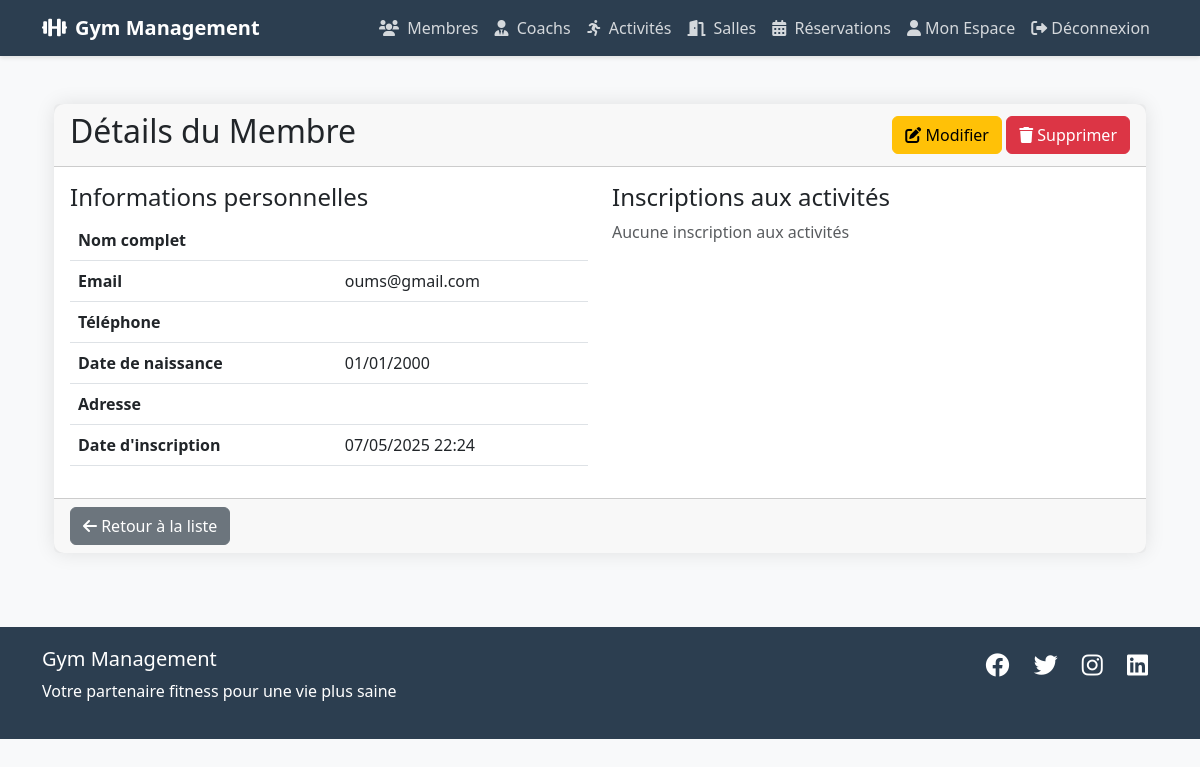
Screenshot of /membres/2/ (signed in) with the database file from the repository.
### gestion_membres/models.py (models this page shows, shortened)
class Membre(models.Model):
    user = models.OneToOneField(User, on_delete=models.CASCADE)
    date_naissance = models.DateField()
    telephone = models.CharField(max_length=15)
    adresse = models.TextField()
    date_inscription = models.DateTimeField(auto_now_add=True)

### gestion_membres/views.py (the view)
# urls.py: path('<int:membre_id>/', views.detail_membre, name='detail_membre'),
@login_required
def detail_membre(request, membre_id):
    try:
        membre = get_object_or_404(Membre, id=membre_id)
        inscriptions = membre.inscriptions.all().select_related('sport')
        return render(request, 'gestion_membres/detail_membre.html', {
            'membre': membre,
            'inscriptions': inscriptions
        })
    except Exception as e:
        messages.error(request, f"Une erreur est survenue lors du chargement des détails du membre: {str(e)}")
        return redirect('membres:liste_membres')

### gestion_membres/templates/gestion_membres/detail_membre.html
{% extends 'base.html' %}
{% block content %}
<div class="container mt-4">
    <div class="card">
        <div class="card-header d-flex justify-content-between align-items-center">
            <h2>Détails du Membre</h2>
            <div>
                <a href="{% url 'membres:modifier_membre' membre.id %}" class="btn btn-warning">
                    <i class="fas fa-edit"></i> Modifier
                </a>
                <a href="{% url 'membres:supprimer_membre' membre.id %}" class="btn btn-danger">
                    <i class="fas fa-trash"></i> Supprimer
                </a>
            </div>
        </div>
        <div class="card-body">
            <div class="row">
                <div class="col-md-6">
                    <h4>Informations personnelles</h4>
                    <table class="table">
                        <tr>
                            <th>Nom complet</th>
                            <td>{{ membre.user.get_full_name }}</td>
                        </tr>
                        <tr>
                            <th>Email</th>
                            <td>{{ membre.user.email }}</td>
                        </tr>
                        <tr>
                            <th>Téléphone</th>
                            <td>{{ membre.telephone }}</td>
                        </tr>
                        <tr>
                            <th>Date de naissance</th>
                            <td>{{ membre.date_naissance|date:"d/m/Y" }}</td>
                        </tr>
                        <tr>
                            <th>Adresse</th>
                            <td>{{ membre.adresse }}</td>
                        </tr>
                        <tr>
                            <th>Date d'inscription</th>
                            <td>{{ membre.date_inscription|date:"d/m/Y H:i" }}</td>
                        </tr>
                    </table>
                </div>
                <div class="col-md-6">
                    <h4>Inscriptions aux activités</h4>
                    {% if inscriptions %}
                    <table class="table">
                        <thead>
                            <tr>
                                <th>Sport</th>
                                <th>Date d'inscription</th>
                                <th>Date de fin</th>
                                <th>Statut</th>
                            </tr>
                        </thead>
                        <tbody>
                            {% for inscription in inscriptions %}
                            <tr>
                                <td>{{ inscription.sport.nom }}</td>
                                <td>{{ inscription.date_inscription|date:"d/m/Y" }}</td>
                                <td>{{ inscription.date_fin|date:"d/m/Y" }}</td>
                                <td>
                                    {% if inscription.active %}
                                    <span class="badge bg-success">Active</span>
                                    {% else %}
                                    <span class="badge bg-danger">Expirée</span>
                                    {% endif %}
                                </td>
                            </tr>
                            {% endfor %}
                        </tbody>
                    </table>
                    {% else %}
                    <p class="text-muted">Aucune inscription aux activités</p>
                    {% endif %}
                </div>
            </div>
        </div>
        <div class="card-footer">
            <a href="{% url 'membres:liste_membres' %}" class="btn btn-secondary">
                <i class="fas fa-arrow-left"></i> Retour à la liste
            </a>
        </div>
    </div>
</div>
{% endblock %}

### rows the page displays
Membre: user.email "oums@gmail.com", date_naissance "01/01/2000", date_inscription "07/05/2025 22:24"
